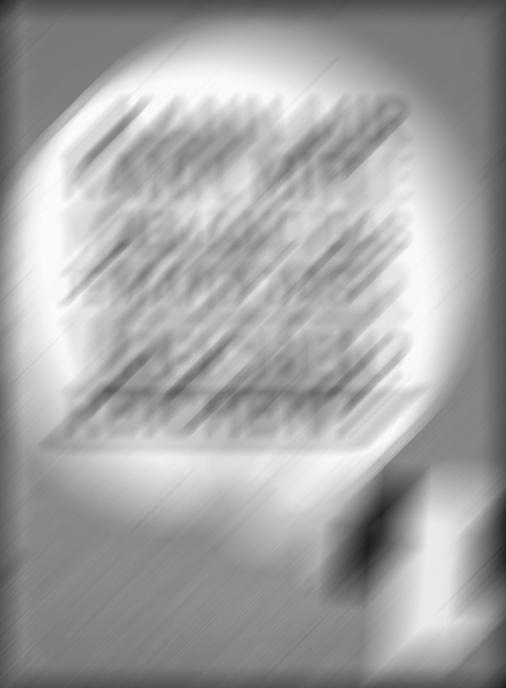
#> input picture Digital_Image_Processing/Lab4/pics/blurred_image.jpg, 506 x 688 px
$ python 2_Image_Reconstruction_Wiener_filter.py
#> lines starting #> are read from the running program, lines starting #| are printed output that depends on the picture
from pathlib import Path
import numpy as np
import matplotlib.pyplot as plt
import scipy
from scipy.signal import wiener
from PIL import Image

# ----------------------------------------------------- load image -----------------------------------------------------
img = np.asarray(Image.open(Path('.', 'pics', 'blurred_image.jpg')).convert('L'),
                 dtype=np.float32) / 255.0

# summarize some details about the image
print(img.shape)
#| (688, 506)

# -------------------------------------------- Generate the motion blur filter -----------------------------------------
nFilter = 91
angle = 45
h = np.zeros((nFilter, nFilter))
h[nFilter//2, :] = 1.0 / nFilter
h = scipy.ndimage.rotate(h, angle, reshape=False)

# -------------------------------------------- Wiener deconvolution (with K) own implementation ----------------------------------------------------------
K = 0.01  # noise-to-signal power ratio

def wiener_deconv(image, psf, K):
    #psf0 = np.fft.ifftshift(psf)     # PSF center -> (0,0)
#> called with K = 0.01
    psf0 = psf / psf.sum()
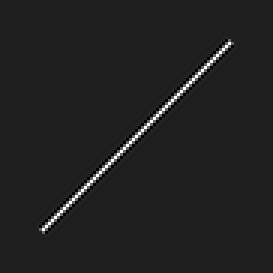
#> psf0: shape (91, 91) float64 (shown 3 times larger); min -0.0015, max 0.011, mean 0.000121; drawn with min black and max white
    H = np.fft.fft2(psf0, s=image.shape)
    G = np.fft.fft2(image)
    Hc = np.conj(H)
    Fhat = (Hc / (Hc*H + K + 1e-12)) * G
    f = np.real(np.fft.ifft2(Fhat))
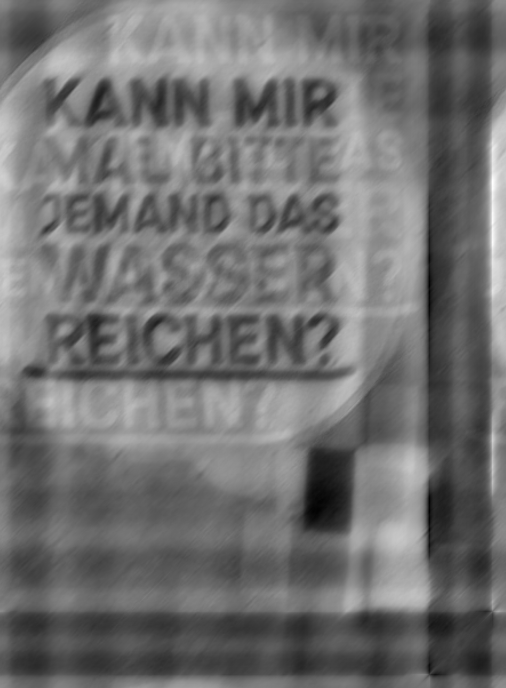
#> f: shape (688, 506) float64; min -0.114, max 1.58, mean 0.636; drawn with min black and max white
    return np.clip(f, 0, 1)
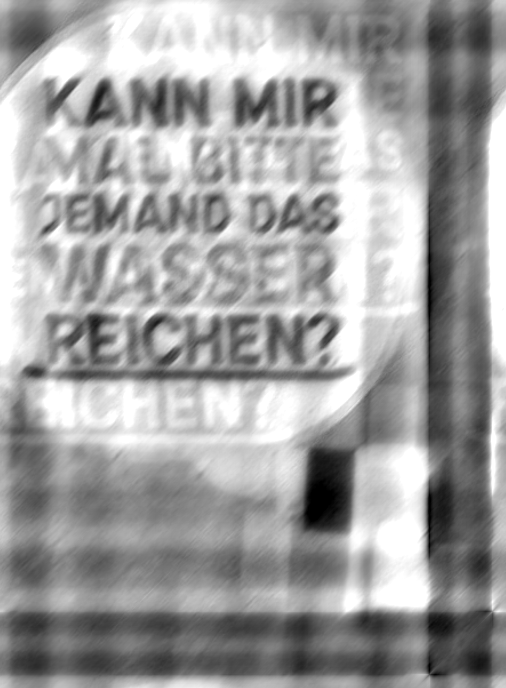
#> returned value: shape (688, 506) float64; min 0, max 1, mean 0.631

deblurred_img = wiener_deconv(img, h, K)

# -------------------------------------------- Wiener deconvolution (with K) using scipy ----------------------------------------------------------

deblurred_img_scipy = wiener(img, mysize=h.shape, noise=K)
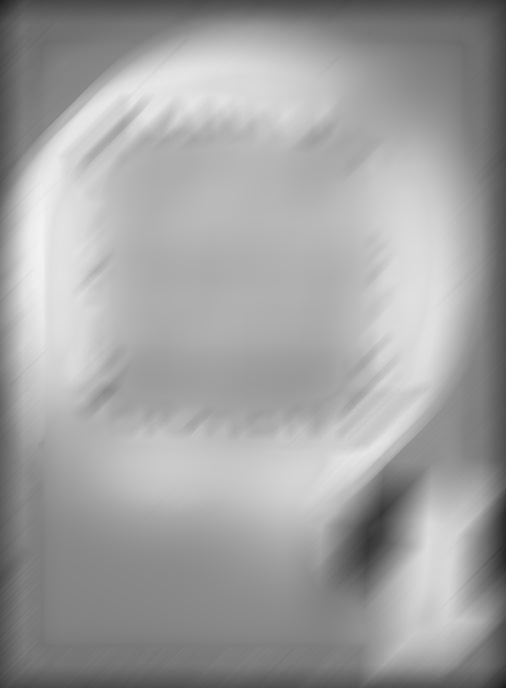
#> deblurred_img_scipy: shape (688, 506) float64; min 0.114, max 0.953, mean 0.633

# -------------------------------------------- Display images ----------------------------------------------------------
fig = plt.figure(1)
plt.subplot(141)
plt.title('Original Image')
plt.imshow(img, cmap='gray')
plt.axis('off')

plt.subplot(142)
plt.title('Motion Blur Filter')
plt.imshow(h, cmap='gray')
plt.axis('off')

plt.subplot(143)
plt.title(f'Deblurred Image (K={K})')
plt.imshow(deblurred_img, cmap='gray', vmin=0, vmax=1)
plt.axis('off')

plt.subplot(144)
plt.title('Wiener Deconvolution with scipy')
plt.imshow(deblurred_img_scipy, cmap='gray', vmin=0, vmax=1)
plt.axis('off')

plt.show()
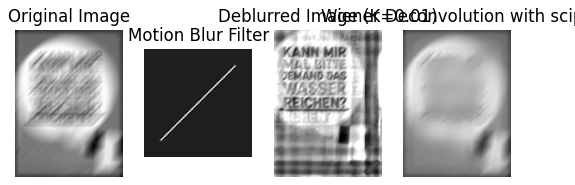
#> figure drawn by matplotlib, 4 panels
